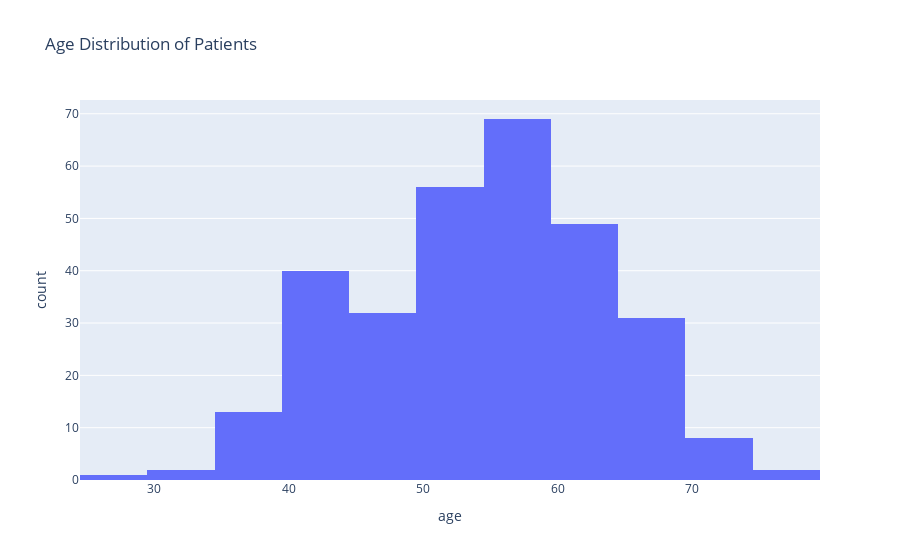

The cell this chart's notebook holds for it:
### Code cell
fig2 = px.histogram(df, x='age', nbins=20, title='Age Distribution of Patients')
fig2.show()

### Figure 1 — Plotly figure (JSON) as saved in the notebook; plotly's stock layout.template omitted (floating-point values rounded to 4 significant figures; data arrays with more than 128 entries replaced by an {"elided": "..."} marker saying what was removed)
{"data": [{"alignmentgroup": "True", "bingroup": "x", "hovertemplate": "age=%{x}<br>count=%{y}<extra></extra>", "legendgroup": "", "marker": {"color": "#636efa", "pattern": {"shape": ""}}, "name": "", "nbinsx": 20, "offsetgroup": "", "orientation": "v", "showlegend": false, "type": "histogram", "x": {"elided": "303 int values"}, "xaxis": "x", "yaxis": "y"}], "layout": {"barmode": "relative", "legend": {"tracegroupgap": 0}, "title": {"text": "Age Distribution of Patients"}, "xaxis": {"anchor": "y", "domain": [0, 1], "title": {"text": "age"}}, "yaxis": {"anchor": "x", "domain": [0, 1], "title": {"text": "count"}}}}
